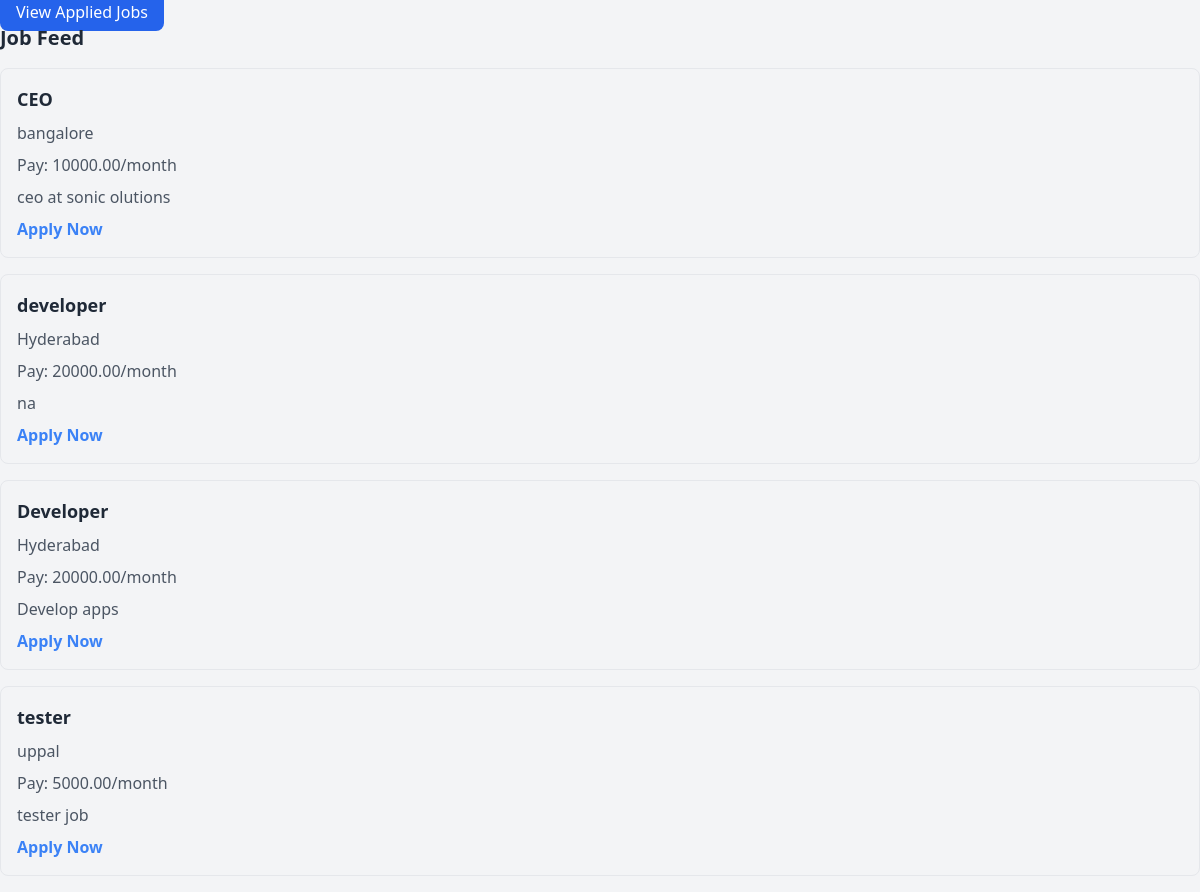
The app's page /user/dashboard/ (signed in) with its own data.
### base/models.py (models this page shows)
class JobPost(models.Model):
    hr = models.ForeignKey(User, on_delete=models.CASCADE, related_name='job_posts')
    title = models.CharField(max_length=200)
    description = models.TextField()
    pay = models.IntegerField()
    experience_required = models.ForeignKey('Experience', on_delete=models.CASCADE)
    location = models.CharField(max_length=100)

### base/views.py (the view, shortened to what this page needs)
# urls.py: path('user/dashboard/', views.user_dashboard, name='user_dashboard'),
def user_dashboard(request):
    user = request.user
    user_skills = UserSkill.objects.filter(user=request.user).values_list('skill_id', flat=True)
    matching_jobs = JobPost.objects.filter(job_skills__skill_id__in=user_skills).distinct()
    context = {
        "matching_jobs" : matching_jobs
    }
    return render(request, 'user_dashboard.html',context)

### base/templates/user_dashboard.html (shortened to what this page needs)
<!DOCTYPE html>
<html lang="en">
<head>
    <link href="https://cdn.jsdelivr.net/npm/tailwindcss@2.2.19/dist/tailwind.min.css" rel="stylesheet">
</head>
<body class="bg-gray-100 font-sans">
    <a href="{% url 'applied_jobs' %}" class="bg-blue-500 hover:bg-blue-600 text-white py-2 px-4 rounded-lg transition duration-300 ease-in-out transform hover:scale-105">View Applied Jobs</a>
    <div>
        <h2 class="text-xl font-bold text-gray-800 mb-4">Job Feed</h2>
        {% for each_matching_job in matching_jobs %}
        <form method="POST">
            <div class="border border-gray-200 rounded-lg p-4 mb-4">
                <h3 class="text-lg font-semibold text-gray-800 mb-2">{{ each_matching_job.title }}</h3>
                <p class="text-gray-600 mb-2">{{ each_matching_job.location }}</p>
                <p class="text-gray-600 mb-2">Pay: {{ each_matching_job.pay }}.00/month</p>
                <p class="text-gray-600 mb-2">{{ each_matching_job.description }}</p>
                <button type="submit" class="text-blue-500 font-semibold hover:underline">Apply Now</button>
            </div>
        </form>
        {% endfor %}
    </div>
</body>
</html>

### records on screen
JobPost: title "CEO", location "bangalore", pay "10000", description "ceo at sonic olutions"
JobPost: title "developer", location "Hyderabad", pay "20000", description "na"
JobPost: title "Developer", location "Hyderabad", pay "20000", description "Develop apps"
JobPost: title "tester", location "uppal", pay "5000", description "tester job"
